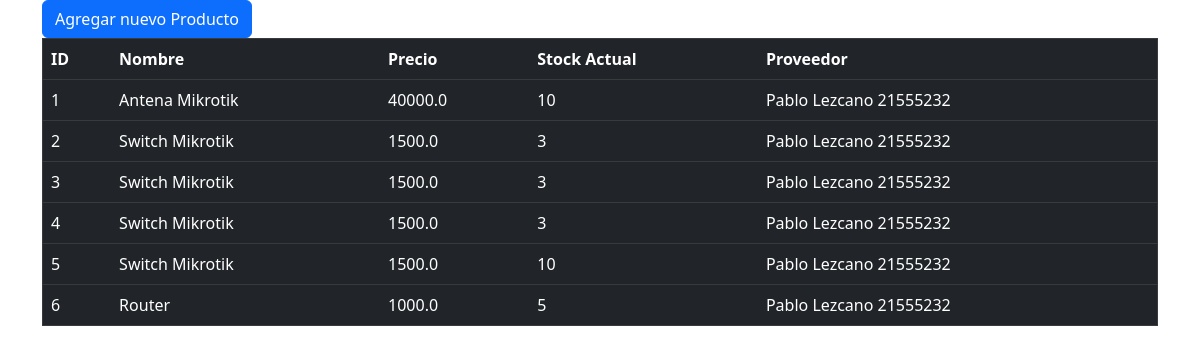
Screenshot of /home/listado_productos/ with the database file from the repository.
### compra/models.py (models this page shows, shortened)
class Producto(models.Model):
    nombre = models.CharField(max_length=100)
    precio = models.FloatField()
    stock_actual = models.IntegerField()
    proveedor = models.ForeignKey (
        Proveedor,
        related_name='proveedor',
        on_delete=models.CASCADE,
    )

class Proveedor(models.Model):
    nombre = models.CharField(max_length=100)
    apellido = models.CharField(max_length=100)
    dni = models.IntegerField()
    def __str__(self) -> str:
        return f"{self.nombre} {self.apellido} {self.dni}"

### compra/views.py (the view)
# urls.py: path('listado_productos/', views.listado_productos, name='listado_productos'),
def listado_productos(request):
    productos = Producto.objects.all()
    context = {
        'productos':productos
    }
    return render(request, 'compra/listado_productos.html', context)

### compra/templates/compra/listado_productos.html (shortened to what this page needs)
<!DOCTYPE html>
<html lang="en">
<head>
    <link href="https://cdn.jsdelivr.net/npm/bootstrap@5.3.0-alpha3/dist/css/bootstrap.min.css" rel="stylesheet">
</head>
<body>
    <div class="container">
        <a class="btn btn-primary" href="{% url 'nuevo_producto'%}">
            Agregar nuevo Producto
        </a>
        <table class="table table-dark table-hover" border="1">
            <tr>
                <th>ID</th>
                <th>Nombre</th>
                <th>Precio</th>
                <th>Stock Actual</th>
                <th>Proveedor</th>
            </tr>
            {% for producto in productos %}
                <tr>
                    <td>{{producto.id}}</td>
                    <td>{{producto.nombre}}</td>
                    <td>{{producto.precio}}</td>
                    <td>{{producto.stock_actual}}</td>
                    <td>{{producto.proveedor}}</td>
                </tr>
            {% endfor %}
        </table>
    </div>
</body>
</html>

### rows the page displays
Producto: id "1", nombre "Antena Mikrotik", precio "40000.0", stock_actual "10", proveedor "Pablo Lezcano 21555232"
Producto: id "2", nombre "Switch Mikrotik", precio "1500.0", stock_actual "3", proveedor "Pablo Lezcano 21555232"
Producto: id "3", nombre "Switch Mikrotik", precio "1500.0", stock_actual "3", proveedor "Pablo Lezcano 21555232"
Producto: id "4", nombre "Switch Mikrotik", precio "1500.0", stock_actual "3", proveedor "Pablo Lezcano 21555232"
Producto: id "5", nombre "Switch Mikrotik", precio "1500.0", stock_actual "10", proveedor "Pablo Lezcano 21555232"
Producto: id "6", nombre "Router", precio "1000.0", stock_actual "5", proveedor "Pablo Lezcano 21555232"
